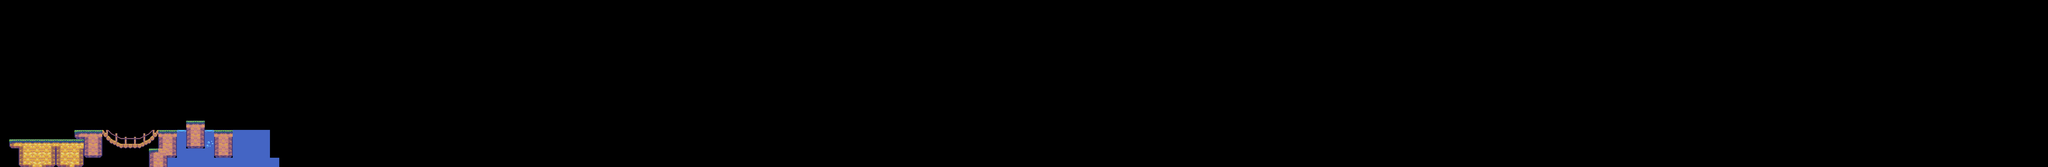

A level layout from a 2D game, rendered from its tile map. Below: a short description, then the map file with tile-grid data replaced by summaries:
An orthogonal 220x18 tile map with 32x32 px tiles, 2 tile layers (Foreground, Background), 2 tilesets and 10 objects (floor, player_start, exit).

<map version="1.0" orientation="orthogonal" renderorder="right-down" width="220" height="18" tilewidth="32" tileheight="32" nextobjectid="19">
 <tileset firstgid="1" name="level" tilewidth="32" tileheight="32" tilecount="228">
  <image source="../images/level.png" width="384" height="608" />
 </tileset>
 <tileset firstgid="229" name="Coin" tilewidth="32" tileheight="32" tilecount="1">
  <image source="../images/coin.png" width="32" height="32" />
 </tileset>
 <layer name="Foreground" width="220" height="18">
  <properties>
   <property name="tileset" value="level" />
  </properties>
  <data>[3960 cells, 61 non-empty, 33 distinct tile ids]</data>
 </layer>
 <layer name="Background" width="220" height="18">
  <properties>
   <property name="nocollide" value="true" />
   <property name="tileset" value="level" />
  </properties>
  <data>[3960 cells, 38 non-empty, 8 distinct tile ids]</data>
 </layer>
 <objectgroup color="#ff0000" name="floor">
  <object id="1" name="floor" type="floor" x="0" y="544" width="1152" height="32" />
 </objectgroup>
 <objectgroup color="#0000ff" name="player start">
  <object id="2" name="start" type="player_start" x="32" y="448" width="32" height="32" />
 </objectgroup>
 <objectgroup name="coins">
  <object id="12" gid="229" x="160" y="448" width="32" height="32" />
  <object id="13" gid="229" x="288" y="416" width="32" height="32" />
  <object id="14" gid="229" x="416" y="416" width="32" height="32" />
  <object id="15" gid="229" x="512" y="448" width="32" height="32" />
  <object id="16" gid="229" x="576" y="416" width="32" height="32" />
  <object id="17" gid="229" x="640" y="416" width="32" height="32" />
  <object id="18" gid="229" x="736" y="448" width="32" height="32" />
 </objectgroup>
 <objectgroup color="#a40002" name="exit">
  <object id="11" name="exit" type="exit" x="768" y="416" width="32" height="32" />
 </objectgroup>
</map>
